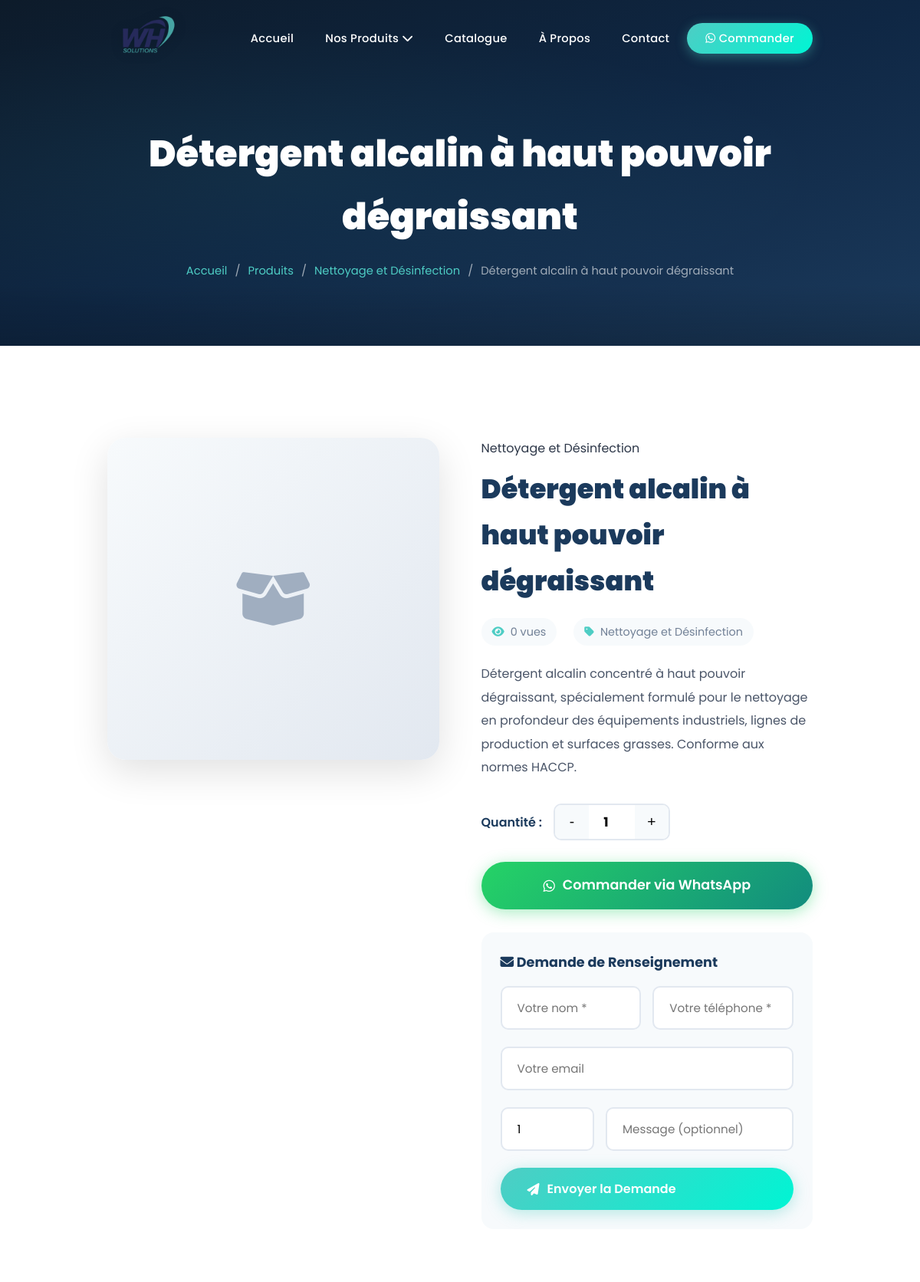
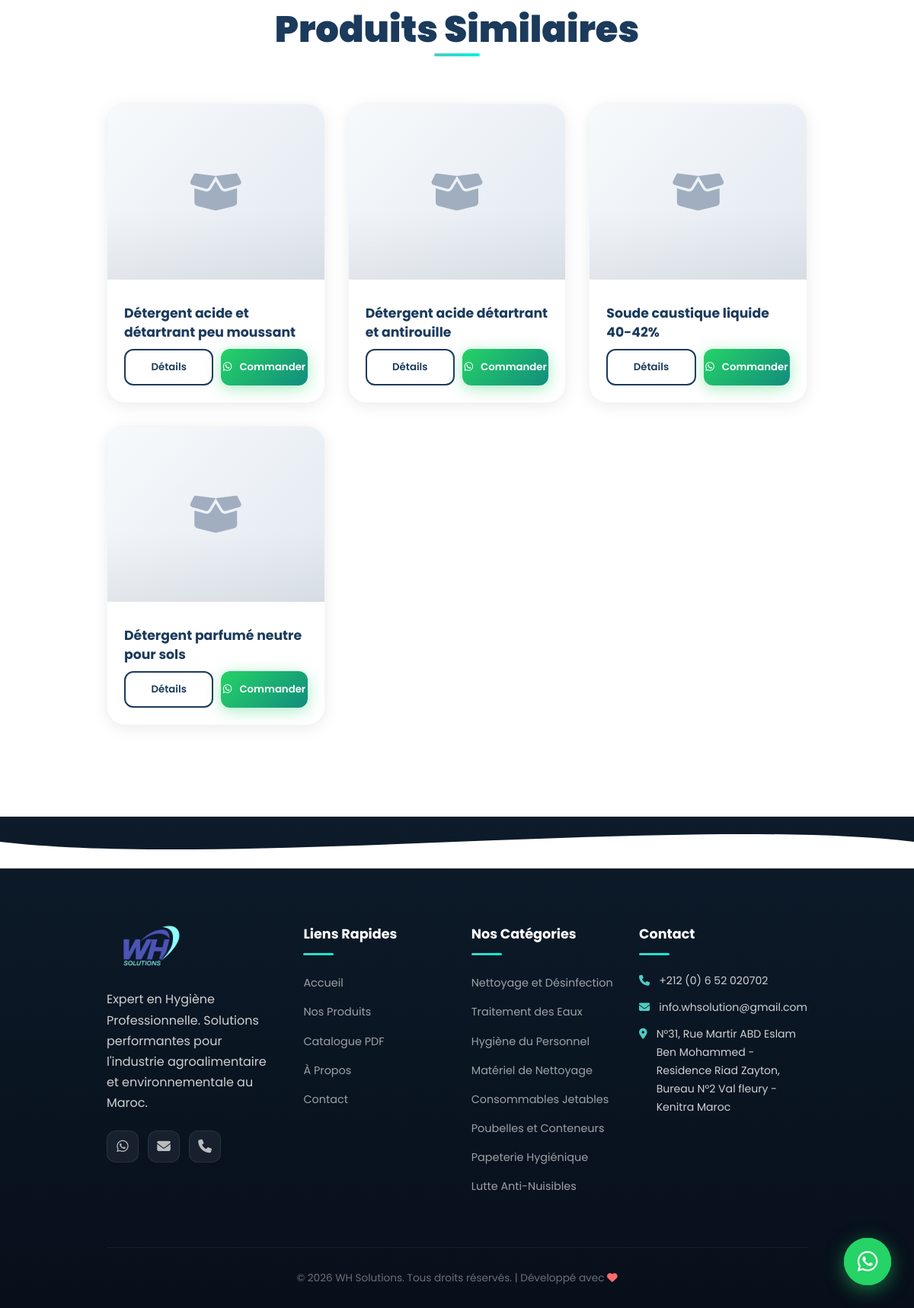
Screenshot of /product.php?slug=detergent-alcalin-degraissant with the database file from the repository (2 pictures, top to bottom).
### tables this page shows
CREATE TABLE products (
    id INT AUTO_INCREMENT PRIMARY KEY,
    category_id INT,
    name VARCHAR(255) NOT NULL,
    slug VARCHAR(255) NOT NULL UNIQUE,
    reference VARCHAR(100) DEFAULT NULL,
    description TEXT,
    short_description VARCHAR(500),
    image VARCHAR(255),
    price DECIMAL(10,2) DEFAULT NULL,
    old_price DECIMAL(10,2) DEFAULT NULL,
    is_featured TINYINT(1) DEFAULT 0,
    is_active TINYINT(1) DEFAULT 1,
    views INT DEFAULT 0,
    sort_order INT DEFAULT 0,
    created_at TIMESTAMP DEFAULT CURRENT_TIMESTAMP,
    updated_at TIMESTAMP DEFAULT CURRENT_TIMESTAMP ON UPDATE CURRENT_TIMESTAMP,
    FOREIGN KEY (category_id) REFERENCES categories(id) ON DELETE SET NULL
);

CREATE TABLE categories (
    id INT AUTO_INCREMENT PRIMARY KEY,
    name VARCHAR(150) NOT NULL,
    slug VARCHAR(150) NOT NULL UNIQUE,
    description TEXT,
    icon VARCHAR(50) DEFAULT 'fas fa-box',
    image VARCHAR(255) DEFAULT NULL,
    sort_order INT DEFAULT 0,
    is_active TINYINT(1) DEFAULT 1,
    created_at TIMESTAMP DEFAULT CURRENT_TIMESTAMP
);

### includes/functions.php (called while the page is built, shortened)
<?php
require_once __DIR__ . '/../config/database.php';
function sanitize($data) {
    return htmlspecialchars(trim($data), ENT_QUOTES, 'UTF-8');
}
function getCategories($pdo, $activeOnly = true) {
    $sql = "SELECT * FROM categories";
    if ($activeOnly) $sql .= " WHERE is_active = 1";
    $sql .= " ORDER BY sort_order ASC";
    return $pdo->query($sql)->fetchAll();
}
function getProductBySlug($pdo, $slug) {
    $stmt = $pdo->prepare("SELECT p.*, c.name as category_name, c.slug as category_slug FROM products p LEFT JOIN categories c ON p.category_id = c.id WHERE p.slug = ?");
    $stmt->execute([$slug]);
    return $stmt->fetch();
}
function getRelatedProducts($pdo, $productId, $categoryId, $limit = 4) {
    $stmt = $pdo->prepare("SELECT * FROM products WHERE category_id = ? AND id != ? AND is_active = 1 ORDER BY RAND() LIMIT ?");
    $stmt->bindValue(1, $categoryId, PDO::PARAM_INT);
    $stmt->bindValue(2, $productId, PDO::PARAM_INT);
    $stmt->bindValue(3, $limit, PDO::PARAM_INT);
    $stmt->execute();
    return $stmt->fetchAll();
}
function getWhatsAppOrderLink($product, $quantity = 1) {
    global $pdo;
    $phone = getSetting($pdo, 'whatsapp_number', WHATSAPP_NUMBER);
    $tpl = getSetting($pdo, 'whatsapp_order_message', '');
    if (!empty($tpl)) {
        $msg = str_replace(
            ['{product}', '{quantity}'],
            [$product['name'], $quantity],
            $tpl
        );
    } else {
        $msg = "Bonjour, je suis intéressé par le produit : *{$product['name']}*";
        if ($quantity > 1) $msg .= " (Quantité: $quantity)";
        $msg .= "\nMerci de me contacter pour plus d'informations.";
    }
    return "https://wa.me/$phone?text=" . urlencode($msg);
}
function getWhatsAppGeneralLink() {
    global $pdo;
    $phone = getSetting($pdo, 'whatsapp_number', WHATSAPP_NUMBER);
    $msg = getSetting($pdo, 'whatsapp_welcome_message', 'Bonjour, je souhaite avoir des informations sur vos produits d\'hygiène professionnelle.');
    return "https://wa.me/$phone?text=" . urlencode($msg);
}
function getSetting($pdo, $key, $default = '') {
    static $cache = [];
    if (isset($cache[$key])) return $cache[$key];
    $stmt = $pdo->prepare("SELECT setting_value FROM settings WHERE setting_key = ?");
    $stmt->execute([$key]);
    $val = $stmt->fetchColumn();
    $cache[$key] = ($val !== false) ? $val : $default;
    return $cache[$key];
}

### product.php (the view, shortened to what this page needs)
<?php
require_once 'includes/functions.php';
$slug = $_GET['slug'] ?? '';
$product = getProductBySlug($pdo, $slug);
$related = getRelatedProducts($pdo, $product['id'], $product['category_id'], 4);
require_once 'includes/header.php';
?>
<section class="page-header">
    <div class="container">
        <h1><?= sanitize($product['name']) ?></h1>
        <div class="breadcrumb">
            <a href="<?= SITE_URL ?>/">Accueil</a>
            <span>/</span>
            <a href="<?= SITE_URL ?>/products.php">Produits</a>
            <span>/</span>
            <a href="<?= SITE_URL ?>/products.php?category=<?= $product['category_slug'] ?>"><?= sanitize($product['category_name']) ?></a>
            <span>/</span>
            <span><?= sanitize($product['name']) ?></span>
        </div>
    </div>
</section>
<section class="section">
    <div class="container">
        <div class="product-detail-grid">
            <div class="product-gallery animate-left">
                <?php if(!empty($product['image'])): ?>
                <img src="<?= SITE_URL ?>/uploads/products/<?= $product['image'] ?>" alt="<?= sanitize($product['name']) ?>">
                <?php else: ?>
                <i class="fas fa-box-open placeholder-icon"></i>
                <?php endif; ?>
            </div>
            <div class="product-detail-info animate-right">
                <span class="product-category" style="display:inline-block; margin-bottom:10px;"><?= sanitize($product['category_name']) ?></span>
                <h1><?= sanitize($product['name']) ?></h1>
                <div class="product-meta">
                    <span><i class="fas fa-eye"></i> <?= $product['views'] ?> vues</span>
                    <span><i class="fas fa-tag"></i> <?= sanitize($product['category_name']) ?></span>
                </div>
                <div class="description">
                    <?= nl2br(htmlspecialchars($product['description'], ENT_QUOTES, 'UTF-8')) ?>
                </div>
                <div class="quantity-selector">
                    <label>Quantité :</label>
                    <div class="qty-controls">
                        <button type="button" class="qty-btn qty-minus">-</button>
                        <input type="number" class="qty-input" value="1" min="1">
                        <button type="button" class="qty-btn qty-plus">+</button>
                    </div>
                </div>
                <a href="<?= getWhatsAppOrderLink($product) ?>" target="_blank" class="btn btn-whatsapp btn-whatsapp-order" data-product="<?= sanitize($product['name']) ?>" id="orderWhatsApp" onclick="return showOrderConfirm(event)" style="width:100%; justify-content:center; padding:16px; font-size:1.1rem;">
                    <i class="fab fa-whatsapp"></i> Commander via WhatsApp
                </a>
                <div style="margin-top:30px; padding:25px; background:var(--gray-100); border-radius:var(--radius);">
                    <h3 style="font-size:1.1rem; color:var(--primary); margin-bottom:15px;"><i class="fas fa-envelope"></i> Demande de Renseignement</h3>
                    <form method="POST">
                        <div style="display:grid; grid-template-columns:1fr 1fr; gap:15px;">
                            <div class="form-group">
                                <input type="text" name="name" placeholder="Votre nom *" required>
                            </div>
                            <div class="form-group">
                                <input type="tel" name="phone" placeholder="Votre téléphone *" required>
                            </div>
                        </div>
                        <div class="form-group">
                            <input type="email" name="email" placeholder="Votre email">
                        </div>
                        <div style="display:grid; grid-template-columns:1fr 2fr; gap:15px;">
                            <div class="form-group">
                                <input type="number" name="quantity" placeholder="Quantité" value="1" min="1">
                            </div>
                            <div class="form-group">
                                <input type="text" name="message" placeholder="Message (optionnel)">
                            </div>
                        </div>
                        <button type="submit" class="btn btn-primary" style="width:100%;"><i class="fas fa-paper-plane"></i> Envoyer la Demande</button>
                    </form>
                </div>
            </div>
        </div>
        <?php if(!empty($related)): ?>
        <div style="margin-top:80px;">
            <div class="section-header">
                <h2>Produits Similaires</h2>
            </div>
            <div class="products-grid" data-stagger>
                <?php foreach($related as $rel): ?>
                <div class="product-card">
                    <div class="product-image">
                        <?php if(!empty($rel['image'])): ?>
                        <img src="<?= SITE_URL ?>/uploads/products/<?= $rel['image'] ?>" alt="<?= sanitize($rel['name']) ?>">
                        <?php else: ?>
                        <i class="fas fa-box-open placeholder-icon"></i>
                        <?php endif; ?>
                    </div>
                    <div class="product-info">
                        <h3 class="product-name"><?= sanitize($rel['name']) ?></h3>
                        <div class="product-actions">
                            <a href="product.php?slug=<?= $rel['slug'] ?>" class="btn btn-outline">Détails</a>
                            <a href="<?= getWhatsAppOrderLink($rel) ?>" target="_blank" class="btn btn-whatsapp"><i class="fab fa-whatsapp"></i> Commander</a>
                        </div>
                    </div>
                </div>
                <?php endforeach; ?>
            </div>
        </div>
        <?php endif; ?>
    </div>
</section>
<?php require_once 'includes/footer.php'; ?>

### includes/header.php (shortened to what this page needs)
<?php if(!defined('SITE_NAME')) { require_once __DIR__.'/../config/config.php'; require_once __DIR__.'/functions.php'; }
$categories = getCategories($pdo);
$currentPage = basename($_SERVER['PHP_SELF'], '.php');
?>
<!DOCTYPE html>
<html lang="fr" dir="ltr">
<head>
<link rel="stylesheet" href="<?= SITE_URL ?>/assets/css/style.css">
<link rel="stylesheet" href="https://cdnjs.cloudflare.com/ajax/libs/font-awesome/6.5.1/css/all.min.css" media="print" onload="this.media='all'">
</head>
<body>
<a href="<?= getWhatsAppGeneralLink() ?>" target="_blank" class="whatsapp-float" title="Commander via WhatsApp">
    <i class="fab fa-whatsapp"></i>
</a>
<nav class="navbar" id="navbar">
    <div class="container">
        <a href="<?= SITE_URL ?>/" class="navbar-brand">
            <img src="<?= SITE_URL ?>/assets/images/logo.png" alt="<?= SITE_NAME ?>">
        </a>
        <ul class="navbar-menu" id="navMenu">
            <li><a href="<?= SITE_URL ?>/" class="<?= $currentPage === 'index' ? 'active' : '' ?>">Accueil</a></li>
            <li class="has-dropdown">
                <a href="<?= SITE_URL ?>/products.php" class="<?= $currentPage === 'products' ? 'active' : '' ?>">Nos Produits <i class="fas fa-chevron-down"></i></a>
            </li>
            <li><a href="<?= SITE_URL ?>/catalogue.php" class="<?= $currentPage === 'catalogue' ? 'active' : '' ?>">Catalogue</a></li>
            <li><a href="<?= SITE_URL ?>/about.php" class="<?= $currentPage === 'about' ? 'active' : '' ?>">À Propos</a></li>
            <li><a href="<?= SITE_URL ?>/contact.php" class="<?= $currentPage === 'contact' ? 'active' : '' ?>">Contact</a></li>
            <li><a href="<?= getWhatsAppGeneralLink() ?>" target="_blank" class="nav-cta"><i class="fab fa-whatsapp"></i> Commander</a></li>
        </ul>
    </div>
</nav>

### includes/footer.php (shortened to what this page needs)
<footer class="footer">
    <div class="footer-wave">
        <svg viewBox="0 0 1440 100" preserveAspectRatio="none"><path d="M0,50 C360,100 1080,0 1440,50 L1440,100 L0,100 Z" fill="currentColor"/></svg>
    </div>
    <div class="container">
        <div class="footer-grid" data-stagger>
            <div class="footer-col">
                <img src="<?= SITE_URL ?>/assets/images/logo.png" alt="<?= SITE_NAME ?>" class="footer-logo">
                <p>Expert en Hygiène Professionnelle. Solutions performantes pour l'industrie agroalimentaire et environnementale au Maroc.</p>
                <div class="footer-social">
                    <a href="<?= getWhatsAppGeneralLink() ?>" target="_blank"><i class="fab fa-whatsapp"></i></a>
                    <a href="mailto:<?= SITE_EMAIL ?>"><i class="fas fa-envelope"></i></a>
                    <a href="tel:<?= SITE_PHONE ?>"><i class="fas fa-phone"></i></a>
                </div>
            </div>
            <div class="footer-col">
                <h4>Liens Rapides</h4>
                <ul>
                    <li><a href="<?= SITE_URL ?>/">Accueil</a></li>
                    <li><a href="<?= SITE_URL ?>/products.php">Nos Produits</a></li>
                    <li><a href="<?= CATALOGUE_PDF ?>" target="_blank">Catalogue PDF</a></li>
                    <li><a href="<?= SITE_URL ?>/about.php">À Propos</a></li>
                    <li><a href="<?= SITE_URL ?>/contact.php">Contact</a></li>
                </ul>
            </div>
            <div class="footer-col">
                <h4>Nos Catégories</h4>
                <ul>
                    <?php foreach(getCategories($pdo) as $cat): ?>
                    <li><a href="<?= SITE_URL ?>/products.php?category=<?= $cat['slug'] ?>"><?= sanitize($cat['name']) ?></a></li>
                    <?php endforeach; ?>
                </ul>
            </div>
            <div class="footer-col">
                <h4>Contact</h4>
                <ul class="footer-contact">
                    <li><i class="fas fa-phone"></i> <?= SITE_PHONE ?></li>
                    <li><i class="fas fa-envelope"></i> <?= SITE_EMAIL ?></li>
                    <li><i class="fas fa-map-marker-alt"></i> <?= SITE_ADDRESS ?></li>
                </ul>
            </div>
        </div>
        <div class="footer-bottom">
            <p>&copy; <?= date('Y') ?> <?= SITE_NAME ?>. Tous droits réservés. | Développé avec <i class="fas fa-heart" style="color:var(--accent);"></i></p>
        </div>
    </div>
</footer>
</body>
</html>

### rows the page displays
products: name "Détergent alcalin à haut pouvoir dégraissant", category.name "Nettoyage et Désinfection", views "0", description "Détergent alcalin concentré à haut pouvoir dégraissant, spécialement formulé pour le nettoyage en profondeur des équipements industriels, lignes de production et surfaces grasses. Conforme aux normes HACCP."
products: name "Détergent acide et détartrant peu moussant"
products: name "Détergent acide détartrant et antirouille"
products: name "Soude caustique liquide 40-42%"
products: name "Détergent parfumé neutre pour sols"
categories: name "Nettoyage et Désinfection"
categories: name "Traitement des Eaux"
categories: name "Hygiène du Personnel"
categories: name "Matériel de Nettoyage"
categories: name "Consommables Jetables"
categories: name "Poubelles et Conteneurs"
categories: name "Papeterie Hygiénique"
categories: name "Lutte Anti-Nuisibles"

### other values shown
SITE_PHONE "+212 (0) 6 52 020702"
SITE_EMAIL "info.whsolution@gmail.com"
SITE_ADDRESS "N°31, Rue Martir ABD Eslam Ben Mohammed - Residence Riad Zayton, Bureau N°2 Val fleury - Kenitra Maroc"
SITE_NAME "WH Solutions"
